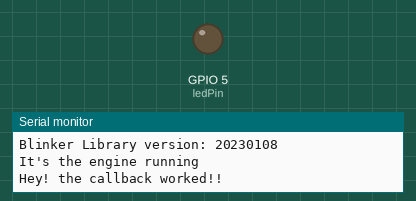
The sketch below on a simulated ESP32. On the bench: output pins drawn as LEDs (lit = HIGH), the last lines printed to the serial monitor. Dashed ring = blinking.

Above: at 0.7 s.
At 2.6 s:
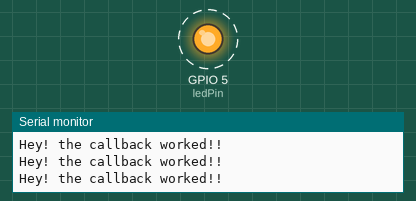
Timing chart, 0 to 3.3 s (numbered marks = the images above):
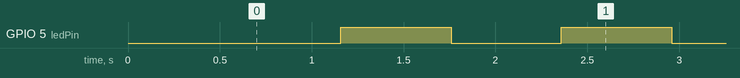

Measured:
- by itself, GPIO 5 (ledPin): alternates HIGH for 0.60 s and LOW for 0.60 s
- by itself, everything shown: repeats every 5.6 s, in 10 steps

The sketch:

classTask.ino
```cpp
/**************************************************************
 * goal: run a thread/task as a library
 * plan: a simple library that blinks led, but as task (no setup, no loop
 *
 * https://www.circuitbasics.com/programming-with-classes-and-objects-on-the-arduino/
 * https://docs.arduino.cc/learn/contributions/arduino-creating-library-guide
 * https://roboticsbackend.com/arduino-object-oriented-programming-oop/
 *
 * This emulates a library called "blinker"
 * only 3 lines are needed:
 *   -include
 *   -declare instance
 *   -begin (in setup)
 *
 * with default settings, toggles the RX LED every half second, and sends a messge to Serial
 *
 **************************************************************/
#include "blinker.h"

#define RX_LED   5    //LED3: Serial port indicator, RXD2(IO5) When there is data flow, the indicator light is on;

blinker ledServer(RX_LED);  //declare an instance of the class

//-------------------------------------------------------------------
void blinkCallbackUpgrade(bool bStatus) {
  //Demonstrating the ability to override the default callback fuction.
  Serial.print(F("LED is ON?: ")); Serial.println(bStatus);
}

//-------------------------------------------------------------------
void serialStart() {
  // this is a convenience function so the setup look cleaner
  Serial.begin(115200);

  long serialInterval = 10000;   // interval to wait
  unsigned long previous = millis();   // hold current 'time'
  while (!Serial) {
    // wait for serial port to connect. Needed for built-in USB port only
    if (millis() - previous >= serialInterval) {
      // exceeded the allowed wait-time; give up and don't use the serial communications
      break;
    } else {
      delay(50);
    }
  }
  delay(250);  //it seems that occassionally serial is ready a few moments before it can be written to
  Serial.println();

  Serial.print( F("Compiled: "));  //https://forum.arduino.cc/t/displaying-date-time-and-ide-compiler-version-in-serial-monitor/154290/3
  Serial.print( F(__DATE__));
  Serial.print( F(", "));
  Serial.print( F(__TIME__));
  Serial.print( F(", "));
  Serial.println( F(__VERSION__));
  Serial.print( F("From: "));
  Serial.println( F(__FILE__));

  Serial.println(F("Initializing ... "));
}

//###################################################################
void setup() {
  serialStart();

//  ledServer.setCallback(*blinkCallbackUpgrade);
//  ledServer.dwell = 250;
  ledServer.begin();

}

//-------------------------------------------------------------------
void loop() {
//  Serial.println(F("Loops are great."));
  vTaskDelay( 100 );
}
```

blinker.cpp
```cpp
/**************************************************************
 *
 **************************************************************/
#include <Arduino.h>
#include "blinker.h"

// the class constructor
blinker::blinker(int setPin)
{
  this->_pin = setPin;
  pinMode(this->_pin, OUTPUT);
  digitalWrite(this->_pin,!_isOn);   //because the LED is active-low ON = false
}

void blinker::setCallback(blinkCallbackTemplate pCbFunction){
  _pCallbackFunction = pCbFunction;
}

void blinker::_engineTask(void *pvParameters){
  // this is what continuously runs to blink the LED
  Serial.println(F("It's the engine running"));
  blinker *l_pThis = (blinker *) pvParameters;  //create a handle to the instance of the class that spawned this task
  unsigned long ledLastUpdate = 0;  // when was the LED last toggled
  int ledDwell = 500;
  bool isLedOn = false;
  int ledPin = 5;

  while (true){
    if((millis() - ledLastUpdate) > l_pThis->dwell){ // time to check if update is needed
      ledLastUpdate = millis();
      l_pThis->_isOn = !l_pThis->_isOn;  //invert to toggle
      l_pThis->_pCallbackFunction(l_pThis->_isOn);
      digitalWrite(l_pThis->_pin,!l_pThis->_isOn);   //because the LED is active-low ON = false
    }
    vTaskDelay( 100 );
  }
  delay(50); //Wait a little before killing task
  vTaskDelete( NULL );  // this never gets exectuted, but if it DOES, the task will close gracefully
}

void blinker::begin(){
  Serial.print(F("\nBlinker Library version: ")); Serial.println(BLINKER_LIBRARY_VERSION);
  xTaskCreatePinnedToCore(
      this->_engineTask,      //Function to implement the task
      "BlinkerEngine",        //Name of the task
      768,                    //Stack size in words (tested: requires minimmum of 768)
      this,                   //Task input parameter
      _taskPriority,          //Priority of the task
      &_blinkerTask,          //Task handle.
      _taskCore);             //Core where the task should run
}


void blinkCallbackDefault(bool) {
  //an empty function to use as a safe placeholder.
  Serial.println(F("Hey! the callback worked!!"));
}
```

blinker.h
```cpp
/**************************************************************
 *
 * https://forum.arduino.cc/t/solved-passing-a-function-as-argument-for-a-2nd-function/81749/8
 * https://forum.arduino.cc/t/pointers-to-function/58518/3
 *
 * https://forum.arduino.cc/t/esp32-xtaskcreatepinnedtocore-usage-in-a-class/630469
 *
 **************************************************************/
#ifndef blinker_h
#define blinker_h

#define BLINKER_LIBRARY_VERSION 20230108   //only used for information sharing

#include <Arduino.h>

#define INCLUDE_vTaskDelay  1   // make sure the compiler includes the vTaskDelay

// define the template for a function to increase readability of the callback
typedef void (*blinkCallbackTemplate) (bool);
void blinkCallbackDefault(bool);  //an empty function to use as a safe placeholder.


class blinker
{
  public:
    blinker(int pin);
    void begin();
//    void suspend();   //TBD https://docs.espressif.com/projects/esp-idf/en/latest/esp32/api-reference/system/freertos.html#_CPPv412vTaskSuspend12TaskHandle_t
    int dwell=500;     // how long to wait (ms) before toggling state
    void setCallback(blinkCallbackTemplate);
  private:
    int _pin;           // which pin is the LED on
    bool _isOn = false; // is the LED currently ON
    const int _taskCore = 1;
    const int _taskPriority = 1;
    TaskHandle_t _blinkerTask;
    blinkCallbackTemplate _pCallbackFunction = blinkCallbackDefault;  //pointer to function that executes after the LED toggles//    static void _engineTask(void *);   //where all the execution happens

  private: static void _engineTask(void *pvParameters);   //where all the execution happens

};

#endif   //blinker_h
```
